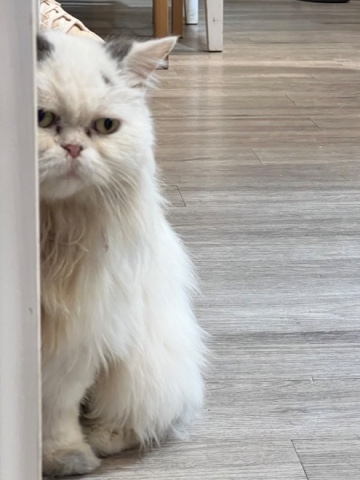
#> input picture Image_Intensity_analysis/cat_img.jpeg, 360 x 480 px
$ python Image_Intensity_analysis.py
#> lines starting #> are read from the running program, lines starting #| are printed output that depends on the picture
"""
檔案名稱: Image_Intensity_analysis.py
語言版本: Python 3.12
編譯器/執行環境: MacOS

描述:
影像強度分析。

作者: JIK JHONG
日期: 2025.02.27
更新日期: 2025.02.27

版本: v1.0

參考文獻或相關連結:

"""


import cv2
import numpy as np
import matplotlib.pyplot as plt
import os

input_image = "cat_img.jpeg"
option = "mix"

def image_info(input_image):
#> called with input_image = 'cat_img.jpeg'
    image = cv2.imread(input_image, cv2.IMREAD_UNCHANGED)
#> image is the input picture: shape (480, 360, 3); mean B, G, R 159.6, 165.2, 170

    if image is None:
        print("Error: Could not open image!")
        return

    height, width, channels = image.shape if len(image.shape) == 3 else (image.shape[0], image.shape[1], 1)
#> height = 480; width = 360; channels = 3

    image_type = "Unknown"
    if channels == 1:
        image_type = "GRAY"  # Single channel
    elif channels == 3:
        image_type = "BGR"   # OpenCV default BGR
    elif channels == 4:
        image_type = "BGRA"  # Including alpha channel

    print(f"---\nInfo: Image W x H ({image_type}) = ({width} x {height})\n---")
#| ---
#| Info: Image W x H (BGR) = (360 x 480)
#| ---
    return image

def save_image(image, output_filename):
    if not cv2.imwrite(output_filename, image):
        print(f"Error: Could not save image to {output_filename}")

def image_pick_color(input_image, option="red", force_use=0, low_threshold_set=60):
    image = cv2.imread(input_image)
    height, width, channels = image.shape

    channel_set = 2
    if option == "red":
        channel_set = 2
    elif option == "green":
        channel_set = 1
    elif option == "blue":
        channel_set = 0

    output = np.zeros_like(image)

    for j in range(height):
        for i in range(width):
            if force_use == 1:
                if image[j, i, channel_set] > low_threshold_set:
                    output[j, i, channel_set] = 255
                else:
                    output[j, i, channel_set] = image[j, i, channel_set]
            else:
                output[j, i, channel_set] = image[j, i, channel_set]

    return output

def image_analysis(input_image, option="all"):
#> called with input_image = 'cat_img.jpeg', option = 'mix'
    image = cv2.imread(input_image)
    height, width, channels = image.shape
#> height = 480; width = 360; channels = 3

    if option == "all":
        if channels != 1:
            if channels == 3:
                tmp = cv2.cvtColor(image, cv2.COLOR_BGR2GRAY)
            elif channels == 4:
                tmp = cv2.cvtColor(image, cv2.COLOR_BGRA2GRAY)
        else:
            tmp = image

        intensity = np.zeros(256, dtype=int)
        for j in range(tmp.shape[0]):
            for i in range(tmp.shape[1]):
                intensity[tmp[j, i]] += 1

        # with open("color_intensity_map.txt", "w") as file:
        #     for i in range(256):
        #         file.write(f"{i} {intensity[i]}\n")

        # Plotting with matplotlib
        plt.figure()
        plt.bar(range(256), intensity, color='blue')
        plt.xlim([0,255])
        plt.title("Gray Intensity Distribution")
        plt.xlabel("Pixel Value")
        plt.ylabel("Frequency")
        plt.savefig('output_py.png')

    elif option == "div":
        image_intensity_r = image_pick_color(input_image, "red")
        image_intensity_g = image_pick_color(input_image, "green")
        image_intensity_b = image_pick_color(input_image, "blue")

        intensity_r = np.zeros(256, dtype=int)
        intensity_g = np.zeros(256, dtype=int)
        intensity_b = np.zeros(256, dtype=int)

        for j in range(image.shape[0]):
            for i in range(image.shape[1]):
                intensity_r[image_intensity_r[j, i, 2]] += 1
                intensity_g[image_intensity_g[j, i, 1]] += 1
                intensity_b[image_intensity_b[j, i, 0]] += 1

        # with open("color_intensity_rgb_map.txt", "w") as file:
        #     for i in range(256):
        #         file.write(f"{i} {intensity_r[i]} {intensity_g[i]} {intensity_b[i]}\n")

        # Plotting RGB intensity with matplotlib
        plt.figure()
        plt.bar(range(256), intensity_r, color='red', alpha=0.5, label='Red')
        plt.bar(range(256), intensity_g, color='green', alpha=0.5, label='Green')
        plt.bar(range(256), intensity_b, color='blue', alpha=0.5, label='Blue')
        plt.xlim([0,255])
        plt.title("RGB Intensity Distribution")
        plt.xlabel("Pixel Value")
        plt.ylabel("Frequency")
        plt.legend()
        plt.savefig('output_rgb_py.png')

    else:
        if channels != 1:
            if channels == 3:
                tmp = cv2.cvtColor(image, cv2.COLOR_BGR2GRAY)
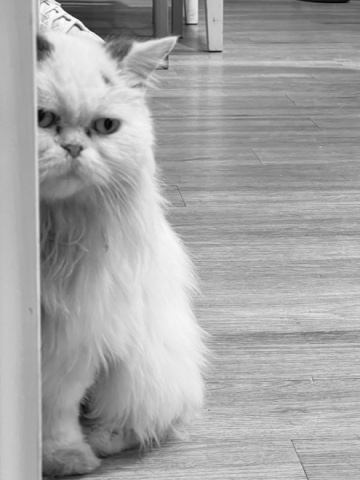
#> tmp: shape (480, 360); min 4, max 253, mean 166
            elif channels == 4:
                tmp = cv2.cvtColor(image, cv2.COLOR_BGRA2GRAY)
        else:
            tmp = image

        intensity = np.zeros(256, dtype=int)
        for j in range(tmp.shape[0]):
            for i in range(tmp.shape[1]):
                intensity[tmp[j, i]] += 1

        # with open("color_intensity_map.txt", "w") as file:
        #     for i in range(256):
        #         file.write(f"{i} {intensity[i]}\n")
        image_intensity_r = image_pick_color(input_image, "red")
#> after the loop in image_pick_color, `for j in range(height):`:
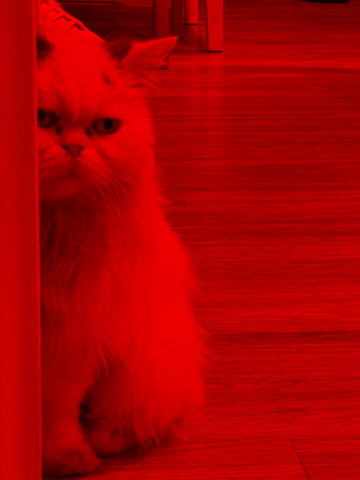
#> output: shape (480, 360, 3); mean B, G, R 0, 0, 170
        image_intensity_g = image_pick_color(input_image, "green")
#> call 2 of image_pick_color, with input_image = 'cat_img.jpeg', option = 'green', force_use = 0, low_threshold_set = 60
#> after the loop in image_pick_color (call 2), `for j in range(height):`:
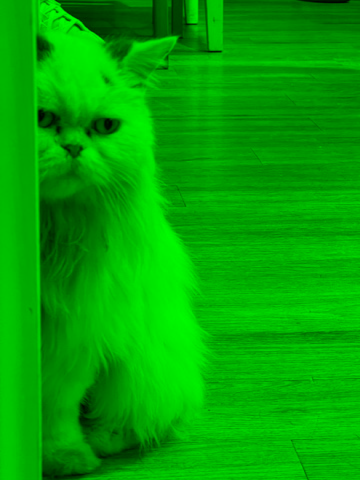
#> output: shape (480, 360, 3); mean B, G, R 0, 165.2, 0
        image_intensity_b = image_pick_color(input_image, "blue")
#> call 3 of image_pick_color, with input_image = 'cat_img.jpeg', option = 'blue', force_use = 0, low_threshold_set = 60
#> after the loop in image_pick_color (call 3), `for j in range(height):`:
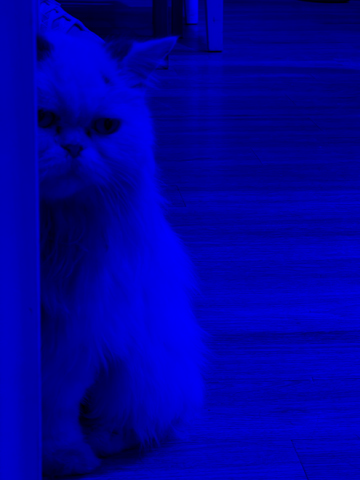
#> output: shape (480, 360, 3); mean B, G, R 159.6, 0, 0

        intensity_r = np.zeros(256, dtype=int)
        intensity_g = np.zeros(256, dtype=int)
        intensity_b = np.zeros(256, dtype=int)

        for j in range(image.shape[0]):
            for i in range(image.shape[1]):
                intensity_r[image_intensity_r[j, i, 2]] += 1
                intensity_g[image_intensity_g[j, i, 1]] += 1
                intensity_b[image_intensity_b[j, i, 0]] += 1

        # with open("color_intensity_rgb_map.txt", "w") as file:
        #     for i in range(256):
        #         file.write(f"{i} {intensity_r[i]} {intensity_g[i]} {intensity_b[i]}\n")

        # Plotting RGB intensity with matplotlib
        plt.figure()
        plt.fill_between(range(256), intensity, color='gray', alpha=0.8, label='Intensity')
        plt.bar(range(256), intensity_r, color='red', alpha=0.5, label='Red')
        plt.bar(range(256), intensity_g, color='green', alpha=0.5, label='Green')
        plt.bar(range(256), intensity_b, color='blue', alpha=0.5, label='Blue')
        plt.xlim([0,255])
        plt.title("RGB + Intensity Distribution")
        plt.xlabel("Pixel Value")
        plt.ylabel("Frequency")
        plt.legend()
        plt.savefig('output_rgb_mix_py.png')
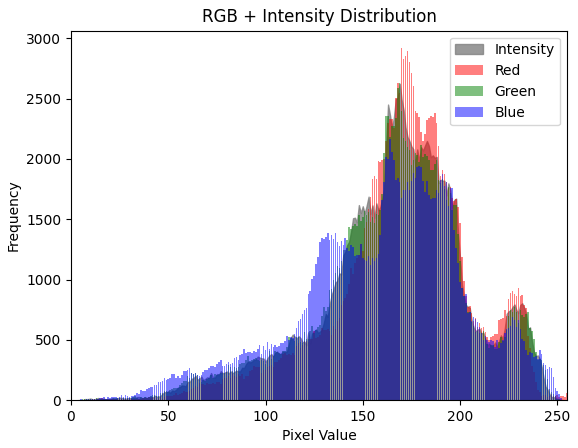
#> figure drawn by matplotlib, 1 panel; tallest bar 2917 high, from x = 169.6 to 170.4; tallest bar 2625 high, from x = 168.6 to 169.4; tallest bar 2163 high, from x = 163.6 to 164.4


def main():
    image = image_info(input_image)
    if image is not None:
        # image_analysis(input_image, "all")
        # image_analysis(input_image, "div")
        image_analysis(input_image, option)

if __name__ == "__main__":
    main()
